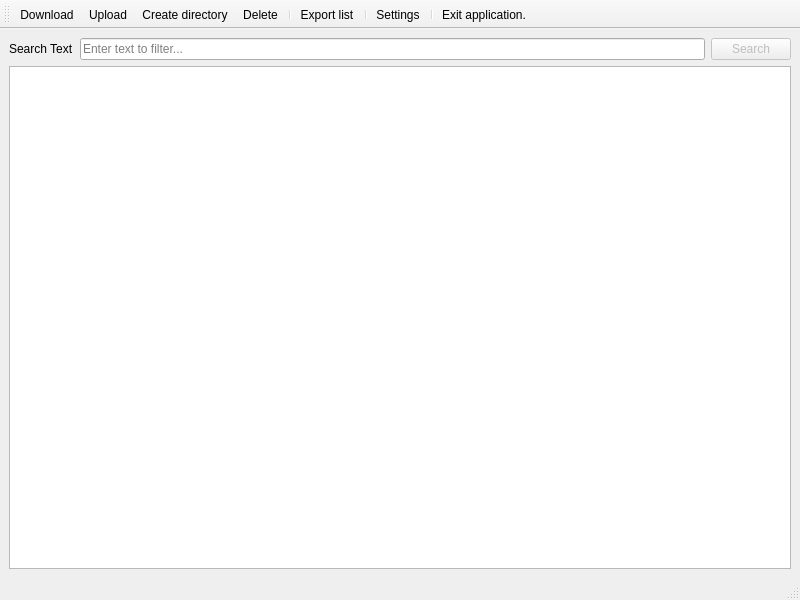
<?xml version="1.0" encoding="UTF-8"?>
<ui version="4.0">
 <class>ElPato</class>
 <widget class="QMainWindow" name="ElPato">
  <property name="geometry">
   <rect>
    <x>0</x>
    <y>0</y>
    <width>800</width>
    <height>600</height>
   </rect>
  </property>
  <property name="windowTitle">
   <string>Super Pato</string>
  </property>
  <property name="windowIcon">
   <iconset resource="resources/resources.qrc">
    <normaloff>:/Pato/rubber-duck.svg</normaloff>:/Pato/rubber-duck.svg</iconset>
  </property>
  <widget class="QWidget" name="centralwidget">
   <layout class="QVBoxLayout" name="verticalLayout">
    <item>
     <layout class="QHBoxLayout" name="horizontalLayout_2">
      <item>
       <widget class="QLabel" name="label_2">
        <property name="minimumSize">
         <size>
          <width>45</width>
          <height>0</height>
         </size>
        </property>
        <property name="toolTip">
         <string>Enter text to filter files and folders by name.</string>
        </property>
        <property name="statusTip">
         <string>Enter text to filter files and folders by name.</string>
        </property>
        <property name="text">
         <string>Search Text</string>
        </property>
       </widget>
      </item>
      <item>
       <widget class="QLineEdit" name="m_searchLine">
        <property name="toolTip">
         <string>Enter text to filter files and folders by name.</string>
        </property>
        <property name="statusTip">
         <string>Enter text to filter files and folders by name.</string>
        </property>
        <property name="placeholderText">
         <string>Enter text to filter...</string>
        </property>
        <property name="clearButtonEnabled">
         <bool>true</bool>
        </property>
       </widget>
      </item>
      <item>
       <widget class="QPushButton" name="m_searchButton">
        <property name="enabled">
         <bool>false</bool>
        </property>
        <property name="text">
         <string>Search</string>
        </property>
       </widget>
      </item>
     </layout>
    </item>
    <item>
     <widget class="QTreeView" name="m_treeView"/>
    </item>
   </layout>
  </widget>
  <widget class="QStatusBar" name="statusbar"/>
  <widget class="QToolBar" name="toolBar">
   <property name="enabled">
    <bool>true</bool>
   </property>
   <property name="windowTitle">
    <string>toolBar</string>
   </property>
   <property name="allowedAreas">
    <set>Qt::LeftToolBarArea|Qt::RightToolBarArea|Qt::TopToolBarArea</set>
   </property>
   <property name="iconSize">
    <size>
     <width>36</width>
     <height>36</height>
    </size>
   </property>
   <property name="toolButtonStyle">
    <enum>Qt::ToolButtonTextBesideIcon</enum>
   </property>
   <attribute name="toolBarArea">
    <enum>TopToolBarArea</enum>
   </attribute>
   <attribute name="toolBarBreak">
    <bool>false</bool>
   </attribute>
   <addaction name="actionDownload"/>
   <addaction name="actionUpload"/>
   <addaction name="actionCreate_directory"/>
   <addaction name="actionDelete"/>
   <addaction name="separator"/>
   <addaction name="actionCreate_list"/>
   <addaction name="separator"/>
   <addaction name="actionSettings"/>
   <addaction name="separator"/>
   <addaction name="actionExit_application"/>
  </widget>
  <action name="actionDownload">
   <property name="icon">
    <iconset resource="resources/resources.qrc">
     <normaloff>:/Pato/cloud-download.svg</normaloff>:/Pato/cloud-download.svg</iconset>
   </property>
   <property name="text">
    <string>Download</string>
   </property>
   <property name="toolTip">
    <string>Download selected files.</string>
   </property>
   <property name="statusTip">
    <string>Download selected files.</string>
   </property>
   <property name="shortcut">
    <string>Ctrl+D</string>
   </property>
   <property name="visible">
    <bool>true</bool>
   </property>
  </action>
  <action name="actionCreate_list">
   <property name="icon">
    <iconset resource="resources/resources.qrc">
     <normaloff>:/Pato/excel.svg</normaloff>:/Pato/excel.svg</iconset>
   </property>
   <property name="text">
    <string>Export list</string>
   </property>
   <property name="toolTip">
    <string>Create an excel file or a CSV file with the list of selected files.</string>
   </property>
   <property name="statusTip">
    <string>Create an excel file or a CSV file with the list of selected files.</string>
   </property>
   <property name="shortcut">
    <string>Ctrl+L</string>
   </property>
  </action>
  <action name="actionSettings">
   <property name="icon">
    <iconset resource="resources/resources.qrc">
     <normaloff>:/Pato/settings.svg</normaloff>:/Pato/settings.svg</iconset>
   </property>
   <property name="text">
    <string>Settings</string>
   </property>
   <property name="toolTip">
    <string>Shows application settings dialog.</string>
   </property>
   <property name="statusTip">
    <string>Shows application settings dialog.</string>
   </property>
   <property name="shortcut">
    <string>Ctrl+S</string>
   </property>
   <property name="menuRole">
    <enum>QAction::PreferencesRole</enum>
   </property>
  </action>
  <action name="actionUpload">
   <property name="icon">
    <iconset resource="resources/resources.qrc">
     <normaloff>:/Pato/cloud-upload.svg</normaloff>:/Pato/cloud-upload.svg</iconset>
   </property>
   <property name="text">
    <string>Upload</string>
   </property>
   <property name="toolTip">
    <string>Upload files...</string>
   </property>
   <property name="statusTip">
    <string>Upload files...</string>
   </property>
  </action>
  <action name="actionCreate_directory">
   <property name="icon">
    <iconset resource="resources/resources.qrc">
     <normaloff>:/Pato/cloud-create.svg</normaloff>:/Pato/cloud-create.svg</iconset>
   </property>
   <property name="text">
    <string>Create directory</string>
   </property>
   <property name="toolTip">
    <string>Create a new directory inside the selected one.</string>
   </property>
   <property name="statusTip">
    <string>Create a new directory inside the selected one.</string>
   </property>
  </action>
  <action name="actionDelete">
   <property name="icon">
    <iconset resource="resources/resources.qrc">
     <normaloff>:/Pato/cloud-delete.svg</normaloff>:/Pato/cloud-delete.svg</iconset>
   </property>
   <property name="text">
    <string>Delete</string>
   </property>
   <property name="toolTip">
    <string>Delete selected objects.</string>
   </property>
   <property name="statusTip">
    <string>Delete selected objects.</string>
   </property>
  </action>
  <action name="actionExit_application">
   <property name="icon">
    <iconset resource="resources/resources.qrc">
     <normaloff>:/Pato/exit.svg</normaloff>:/Pato/exit.svg</iconset>
   </property>
   <property name="text">
    <string>Exit application.</string>
   </property>
   <property name="iconText">
    <string>Exit application.</string>
   </property>
   <property name="toolTip">
    <string>Exit application.</string>
   </property>
   <property name="statusTip">
    <string>Exit application.</string>
   </property>
   <property name="shortcut">
    <string>Ctrl+Q</string>
   </property>
  </action>
 </widget>
 <resources>
  <include location="resources/resources.qrc"/>
 </resources>
 <connections>
  <connection>
   <sender>actionExit_application</sender>
   <signal>triggered()</signal>
   <receiver>ElPato</receiver>
   <slot>close()</slot>
   <hints>
    <hint type="sourcelabel">
     <x>-1</x>
     <y>-1</y>
    </hint>
    <hint type="destinationlabel">
     <x>399</x>
     <y>299</y>
    </hint>
   </hints>
  </connection>
 </connections>
</ui>
